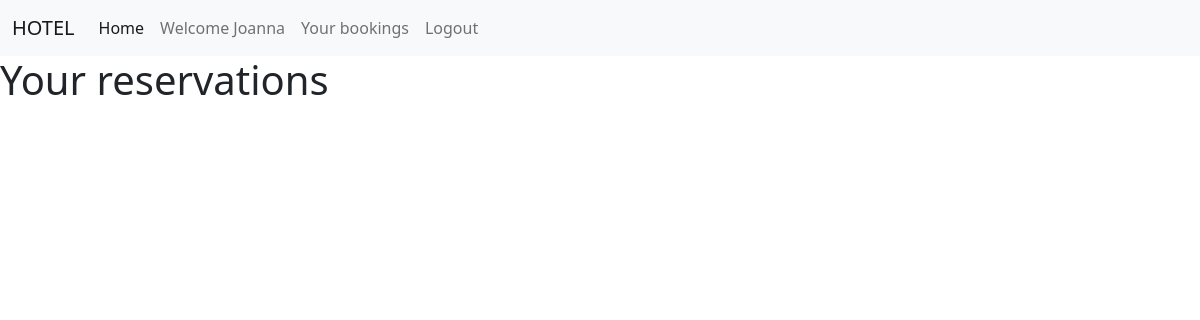
/booked_rooms/ (signed in), run on an earlier commit of the app's database.
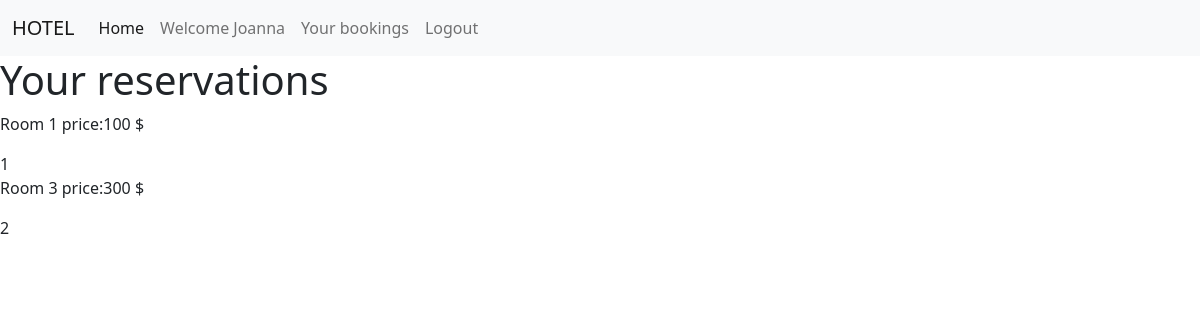
And on a later commit of the database.
### account/models.py (models this page shows, shortened)
class BookedRoom(models.Model):
    user = models.ForeignKey(Accounts, on_delete=models.CASCADE, null=True)
    room = models.ForeignKey(Room, on_delete=models.CASCADE)
    room_type = models.ForeignKey(RoomType, blank=True, on_delete=models.CASCADE)
    cartbook    = models.ForeignKey(CartBook, on_delete=models.CASCADE, null=True)
    quantity = models.IntegerField()
    is_active = models.BooleanField(default=True)

class Room(models.Model):
    id = models.UUIDField(primary_key=True, default=uuid.uuid4, editable=False)
    room_type_id = models.ForeignKey(RoomType, on_delete=models.CASCADE)
    room_status_id = models.ForeignKey(RoomStatus, on_delete=models.CASCADE)
    room_no = models.CharField(max_length=5, unique=True)
    price = models.CharField(max_length=10)
    created_at = models.DateTimeField(auto_now_add=True, null=True)
    updated_at = models.DateTimeField(auto_now=True, null=True)
    is_active = models.BooleanField(default=False)
    def __str__(self):
        return f'Room {self.room_no} price:{self.price}'

### account/views.py (the view)
# urls.py: path('booked_rooms/', views.booked_rooms, name='booked_rooms'),
def booked_rooms(request):
    booked = BookedRoom.objects.filter(user=request.user)
    context = {'booked': booked}
    return render(request, 'booked_rooms.html', context)

### account/templates/booked_rooms.html (shortened to what this page needs)
{% extends 'base.html' %}
{% block content %}
<h1> Your reservations</h1>
{% for book in booked %}
<p>{{ book.room }}</p>
{{ book.quantity }}
{% endfor %}
{% endblock %}

What changed in the data, as far as the page shows it:
added BookedRoom: room "Room 1 price:100 $", quantity "1"
added BookedRoom: room "Room 3 price:300 $", quantity "2"
